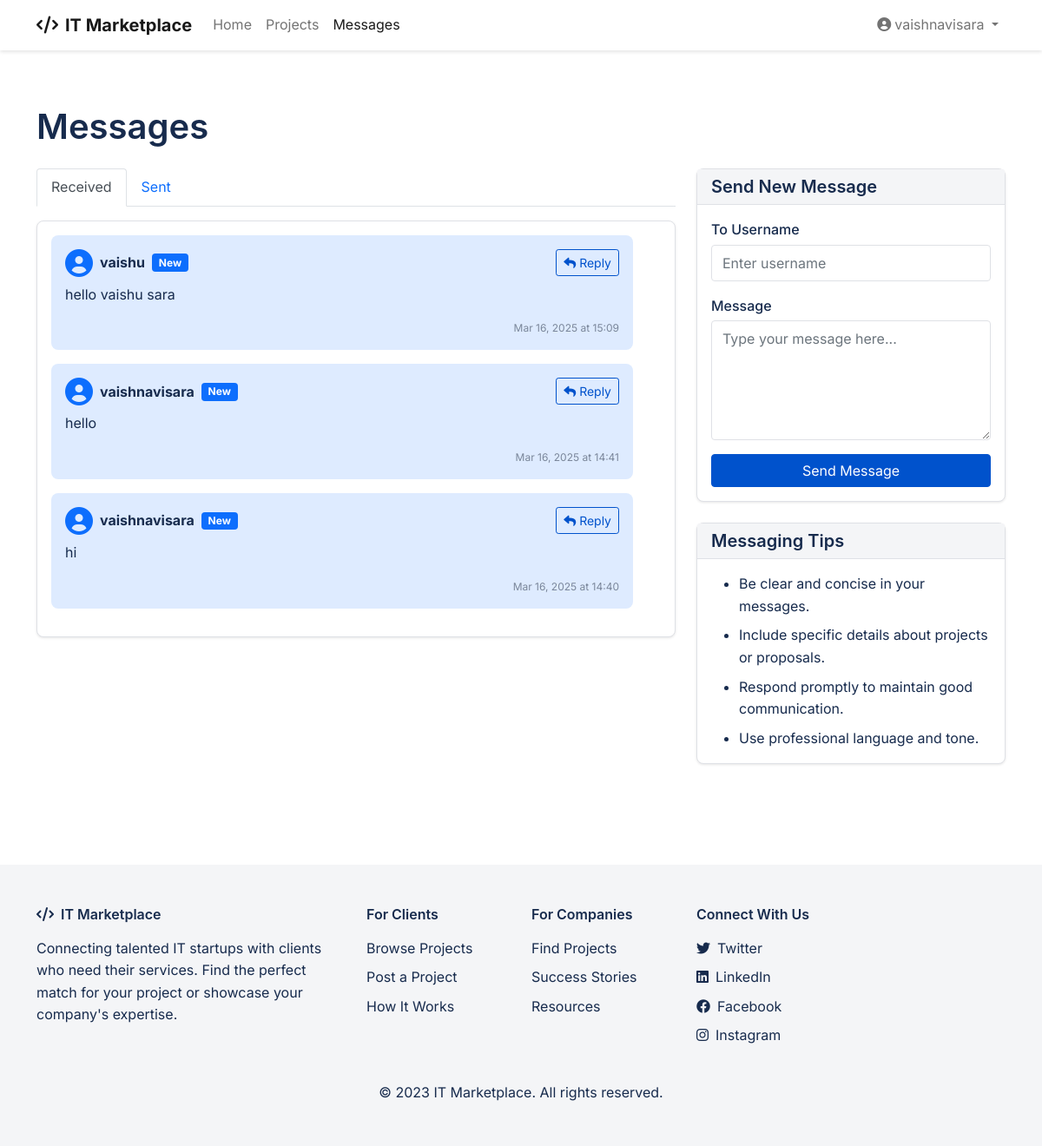
Screenshot of /messages (signed in) with the database file from the repository.
### models.py (models this page shows)
class User(UserMixin, db.Model):
    id = db.Column(db.Integer, primary_key=True)
    username = db.Column(db.String(64), unique=True, nullable=False)
    email = db.Column(db.String(120), unique=True, nullable=False)
    password_hash = db.Column(db.String(256))
    user_type = db.Column(db.String(10), nullable=False)  # 'client' or 'company'
    created_at = db.Column(db.DateTime, default=datetime.utcnow)
    projects = db.relationship('Project', backref='client', lazy=True, foreign_keys='Project.client_id')
    company_profile = db.relationship('Company', backref='user', lazy=True, uselist=False)
    sent_messages = db.relationship('Message', backref='sender', lazy=True, foreign_keys='Message.sender_id')
    received_messages = db.relationship('Message', backref='recipient', lazy=True, foreign_keys='Message.recipient_id')
    payments = db.relationship('Payment', backref='user', lazy=True)

class Message(db.Model):
    id = db.Column(db.Integer, primary_key=True)
    sender_id = db.Column(db.Integer, db.ForeignKey('user.id'), nullable=False)
    recipient_id = db.Column(db.Integer, db.ForeignKey('user.id'), nullable=False)
    content = db.Column(db.Text, nullable=False)
    timestamp = db.Column(db.DateTime, default=datetime.utcnow)
    read = db.Column(db.Boolean, default=False)
    project_id = db.Column(db.Integer, db.ForeignKey('project.id'))
    project = db.relationship('Project', backref='messages')

### app.py (the view)
@app.route('/messages')
@login_required
def messages():
    received_messages = Message.query.filter_by(recipient_id=current_user.id).order_by(Message.timestamp.desc()).all()
    sent_messages = Message.query.filter_by(sender_id=current_user.id).order_by(Message.timestamp.desc()).all()
    form = MessageForm()
    return render_template('messages.html', received_messages=received_messages, sent_messages=sent_messages, form=form)

### forms.py
class MessageForm(FlaskForm):
    recipient = StringField('To Username', validators=[DataRequired()])
    content = TextAreaField('Message', validators=[DataRequired(), Length(min=1, max=1000)])
    submit = SubmitField('Send Message')

### app.py (called while the page is built)
@login_manager.user_loader
def load_user(user_id):
    return User.query.get(int(user_id))

### templates/messages.html (shortened to what this page needs)
{% extends "layout.html" %}
{% block content %}
<div class="container py-4 messages-container">
    <h1 class="mb-4">Messages</h1>
    <div class="row">
        <div class="col-lg-8">
            <ul class="nav nav-tabs mb-3">
                <li class="nav-item">
                    <a class="nav-link active messages-tab" href="#" data-target="#received-messages">Received</a>
                </li>
                <li class="nav-item">
                    <a class="nav-link messages-tab" href="#" data-target="#sent-messages">Sent</a>
                </li>
            </ul>
            <div class="card mb-4 messages-content" id="received-messages">
                <div class="card-body message-list">
                    {% if received_messages %}
                        {% for message in received_messages %}
                            <div class="message message-received {% if not message.read %}unread{% endif %}" data-message-id="{{ message.id }}">
                                <div class="d-flex justify-content-between align-items-start">
                                    <div class="d-flex align-items-center mb-2">
                                        <i class="fas fa-user-circle fa-2x text-primary me-2"></i>
                                        <strong>{{ message.sender.username }}</strong>
                                        {% if not message.read %}
                                            <span class="badge bg-primary ms-2">New</span>
                                        {% endif %}
                                    </div>
                                    <button class="btn btn-sm btn-outline-primary reply-button" data-username="{{ message.sender.username }}">
                                        <i class="fas fa-reply me-1"></i>Reply
                                    </button>
                                </div>
                                <p>{{ message.content }}</p>
                                <div class="message-time">
                                    {{ message.timestamp.strftime('%b %d, %Y at %H:%M') }}
                                </div>
                            </div>
                        {% endfor %}
                    {% else %}
                        <div class="text-center py-4">
                            <i class="fas fa-inbox fa-3x text-muted mb-3"></i>
                            <p class="text-muted">You don't have any messages yet.</p>
                        </div>
                    {% endif %}
                </div>
            </div>
        </div>
        <div class="col-lg-4">
            <div class="card">
                <div class="card-header">
                    <h5 class="mb-0">Send New Message</h5>
                </div>
                <div class="card-body">
                    <form method="POST" action="{{ url_for('send_message') }}" id="message-form">
                        <div class="mb-3">
                            {{ form.recipient.label(class="form-label") }}
                            {% if form.recipient.errors %}
                                {{ form.recipient(class="form-control is-invalid") }}
                                <div class="invalid-feedback">
                                    {% for error in form.recipient.errors %}
                                        {{ error }}
                                    {% endfor %}
                                </div>
                            {% else %}
                                {{ form.recipient(class="form-control", placeholder="Enter username") }}
                            {% endif %}
                        </div>
                        <div class="mb-3">
                            {{ form.content.label(class="form-label") }}
                            {% if form.content.errors %}
                                {{ form.content(class="form-control is-invalid", rows="5") }}
                                <div class="invalid-feedback">
                                    {% for error in form.content.errors %}
                                        {{ error }}
                                    {% endfor %}
                                </div>
                            {% else %}
                                {{ form.content(class="form-control", rows="5", placeholder="Type your message here...") }}
                            {% endif %}
                        </div>
                        <div class="d-grid">
                            {{ form.submit(class="btn btn-primary") }}
                        </div>
                    </form>
                </div>
            </div>
            <div class="card mt-4">
                <div class="card-header">
                    <h5 class="mb-0">Messaging Tips</h5>
                </div>
                <div class="card-body">
                    <ul class="mb-0">
                        <li class="mb-2">Be clear and concise in your messages.</li>
                        <li class="mb-2">Include specific details about projects or proposals.</li>
                        <li class="mb-2">Respond promptly to maintain good communication.</li>
                        <li>Use professional language and tone.</li>
                    </ul>
                </div>
            </div>
        </div>
    </div>
</div>
{% endblock %}

### templates/layout.html (shortened to what this page needs)
<!DOCTYPE html>
<html lang="en">
<head>
    <link href="https://cdn.jsdelivr.net/npm/bootstrap@5.1.3/dist/css/bootstrap.min.css" rel="stylesheet">
    <link rel="stylesheet" href="https://cdnjs.cloudflare.com/ajax/libs/font-awesome/6.0.0-beta3/css/all.min.css">
    <link rel="stylesheet" href="{{ url_for('static', filename='css/style.css') }}">
</head>
<body>
    <nav class="navbar navbar-expand-lg navbar-light">
        <div class="container">
            <a class="navbar-brand" href="{{ url_for('index') }}">
                <i class="fas fa-code me-2"></i>IT Marketplace
            </a>
            <div class="collapse navbar-collapse" id="navbarNav">
                <ul class="navbar-nav me-auto">
                    <li class="nav-item">
                        <a class="nav-link" href="{{ url_for('index') }}">Home</a>
                    </li>
                    <li class="nav-item">
                        <a class="nav-link" href="{{ url_for('projects') }}">Projects</a>
                    </li>
                    {% if current_user.is_authenticated %}
                        <li class="nav-item">
                            <a class="nav-link" href="{{ url_for('messages') }}">Messages</a>
                        </li>
                    {% endif %}
                </ul>
                <ul class="navbar-nav">
                    {% if current_user.is_authenticated %}
                        <li class="nav-item dropdown">
                            <a class="nav-link dropdown-toggle" href="#" id="navbarDropdown" role="button"
                               data-bs-toggle="dropdown" aria-expanded="false">
                                <i class="fas fa-user-circle me-1"></i>{{ current_user.username }}
                            </a>
                        </li>
                    {% endif %}
                </ul>
            </div>
        </div>
    </nav>
    <main class="py-4">
        {% block content %}{% endblock %}
    </main>
    <footer>
        <div class="container">
            <div class="row">
                <div class="col-md-4 mb-4 mb-md-0">
                    <h5><i class="fas fa-code me-2"></i>IT Marketplace</h5>
                    <p>Connecting talented IT startups with clients who need their services. Find the perfect match for your project or showcase your company's expertise.</p>
                </div>
                <div class="col-md-2 mb-4 mb-md-0">
                    <h5>For Clients</h5>
                    <ul class="list-unstyled">
                        <li><a href="{{ url_for('projects') }}">Browse Projects</a></li>
                        <li><a href="{{ url_for('create_project') }}">Post a Project</a></li>
                        <li><a href="#">How It Works</a></li>
                    </ul>
                </div>
                <div class="col-md-2 mb-4 mb-md-0">
                    <h5>For Companies</h5>
                    <ul class="list-unstyled">
                        <li><a href="{{ url_for('projects') }}">Find Projects</a></li>
                        <li><a href="#">Success Stories</a></li>
                        <li><a href="#">Resources</a></li>
                    </ul>
                </div>
                <div class="col-md-4">
                    <h5>Connect With Us</h5>
                    <ul class="list-unstyled">
                        <li><a href="#"><i class="fab fa-twitter me-2"></i>Twitter</a></li>
                        <li><a href="#"><i class="fab fa-linkedin me-2"></i>LinkedIn</a></li>
                        <li><a href="#"><i class="fab fa-facebook me-2"></i>Facebook</a></li>
                        <li><a href="#"><i class="fab fa-instagram me-2"></i>Instagram</a></li>
                    </ul>
                </div>
            </div>
            <div class="row mt-4">
                <div class="col-12 text-center">
                    <p class="mb-0">&copy; 2023 IT Marketplace. All rights reserved.</p>
                </div>
            </div>
        </div>
    </footer>
</body>
</html>

### static/css/style.css (style rules this page uses)
:root { --primary-color: #0052CC; --secondary-color: #00875A; --accent-color: #FF5630; --background-color: #FFFFFF; --text-color: #172B4D; --light-gray: #F4F5F7; --medium-gray: #DFE1E6; --dark-gray: #7A869A; --success-color: #36B37E; --warning-color: #FFAB00; --danger-color: #FF5630; }
body { font-family: 'Inter', -apple-system, BlinkMacSystemFont, 'Segoe UI', Roboto, Oxygen, Ubuntu, Cantarell, 'Open Sans', 'Helvetica Neue', sans-serif; color: var(--text-color); line-height: 1.6; background-color: var(--background-color); }
h1, h2, h3, h4, h5, h6 { font-family: 'SF Pro Display', -apple-system, BlinkMacSystemFont, 'Segoe UI', Roboto, Oxygen, Ubuntu, Cantarell, 'Open Sans', 'Helvetica Neue', sans-serif; font-weight: 600; margin-bottom: 1rem; color: var(--text-color); }
h1 { font-size: 2.5rem; }
.btn-primary { background-color: var(--primary-color); border-color: var(--primary-color); }
.btn-outline-primary { color: var(--primary-color); border-color: var(--primary-color); }
.navbar { background-color: white; box-shadow: 0 2px 4px rgba(0, 0, 0, 0.1); }
.navbar-brand { font-weight: 700; color: var(--primary-color); }
.navbar-nav .nav-link { color: var(--text-color); }
.navbar-nav .nav-link.active, .navbar-nav .nav-link:hover { color: var(--primary-color); }
.card { border-radius: 8px; border: 1px solid var(--medium-gray); box-shadow: 0 1px 3px rgba(0, 0, 0, 0.1); margin-bottom: 20px; transition: transform 0.2s, box-shadow 0.2s; }
.card-header { background-color: var(--light-gray); border-bottom: 1px solid var(--medium-gray); font-weight: 600; }
.form-control { border-radius: 4px; border: 1px solid var(--medium-gray); padding: 0.5rem 0.75rem; }
.form-label { font-weight: 500; margin-bottom: 0.25rem; }
.message-list { max-height: 500px; overflow-y: auto; }
.message { margin-bottom: 1rem; padding: 1rem; border-radius: 8px; }
.message-received { background-color: #DEEBFF; margin-right: 2rem; }
.message-time { font-size: 0.75rem; color: var(--dark-gray); text-align: right; }
footer { background-color: #F4F5F7; padding: 3rem 0; margin-top: 3rem; }
footer h5 { font-size: 1rem; font-weight: 600; margin-bottom: 1rem; }
footer ul { list-style: none; padding-left: 0; }
footer ul li { margin-bottom: 0.5rem; }
footer ul li a { color: var(--text-color); text-decoration: none; }

### rows the page displays
User: username "vaishnavisara"
Message: sender.username "vaishu", read "New", content "hello vaishu sara", timestamp "Mar 16, 2025 at 15:09"
Message: sender.username "vaishnavisara", read "New", content "hello", timestamp "Mar 16, 2025 at 14:41"
Message: sender.username "vaishnavisara", read "New", content "hi", timestamp "Mar 16, 2025 at 14:40"
